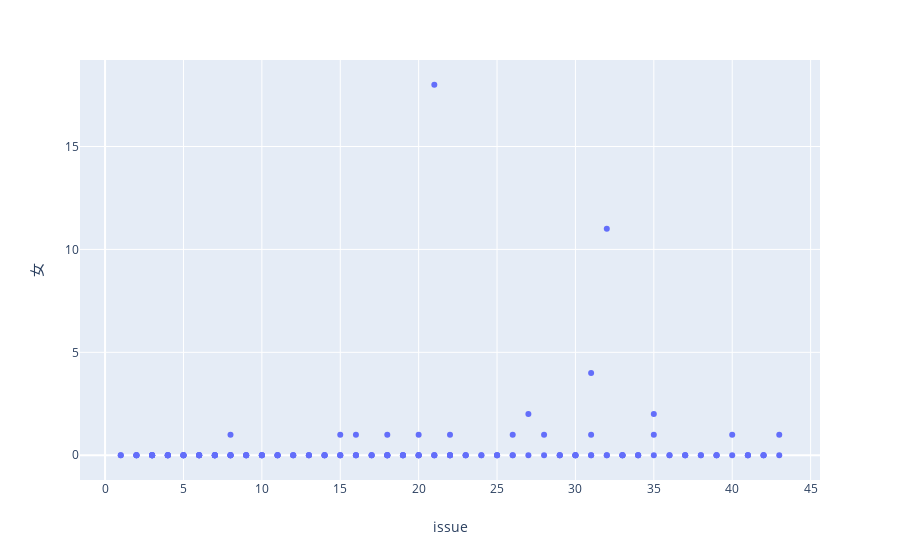

Notebook code cell kept with this figure:
### Code cell
px.scatter(Meiroku_df, x='issue', y='女', hover_name='author')

### Figure 1 — Plotly figure (JSON) as saved in the notebook; plotly's stock layout.template omitted (floating-point values rounded to 4 significant figures; data arrays with more than 128 entries replaced by an {"elided": "..."} marker saying what was removed)
{"data": [{"hoverlabel": {"namelength": 0}, "hovertemplate": "<b>%{hovertext}</b><br><br>issue=%{x}<br>女=%{y}", "hovertext": {"elided": "155 str values"}, "legendgroup": "", "marker": {"color": "#636efa", "symbol": "circle"}, "mode": "markers", "name": "", "showlegend": false, "type": "scatter", "uid": "5c505c50-0962-4f1d-a52c-54007de71a3b", "x": {"elided": "155 int values"}, "xaxis": "x", "y": {"elided": "155 int values"}, "yaxis": "y"}], "layout": {"autosize": true, "grid": {"xaxes": ["x"], "xgap": 0.1, "xside": "bottom", "yaxes": ["y"], "ygap": 0.1, "yside": "left"}, "legend": {"tracegroupgap": 0}, "margin": {"t": 60}, "xaxis": {"autorange": true, "range": [-1.635, 45.63], "title": {"text": "issue"}, "type": "linear"}, "yaxis": {"autorange": true, "range": [-1.185, 19.18], "title": {"text": "女"}, "type": "linear"}}}
